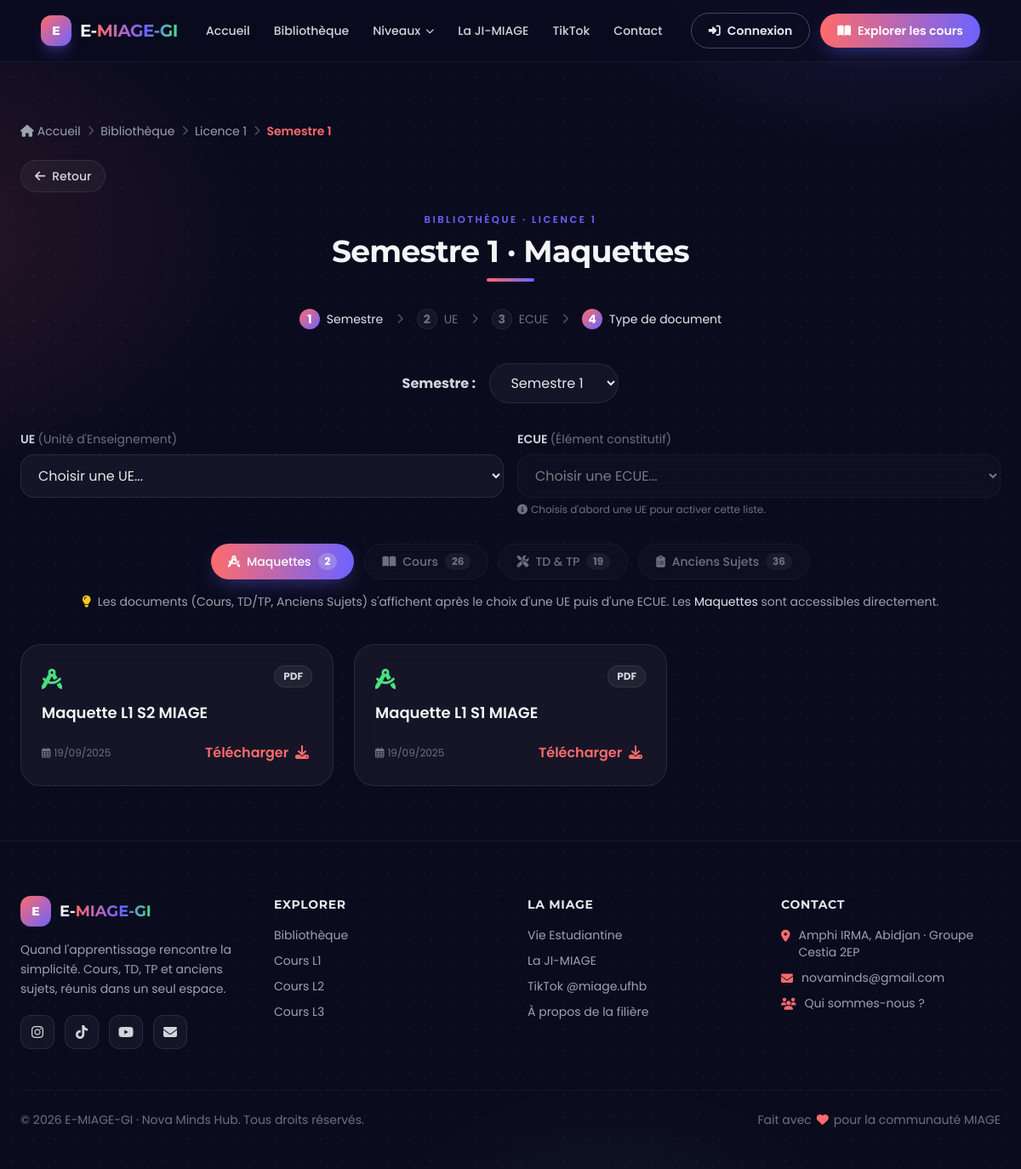
Page /bibliotheque/l1/?semestre=s1&category=maquettes on the earlier database version.
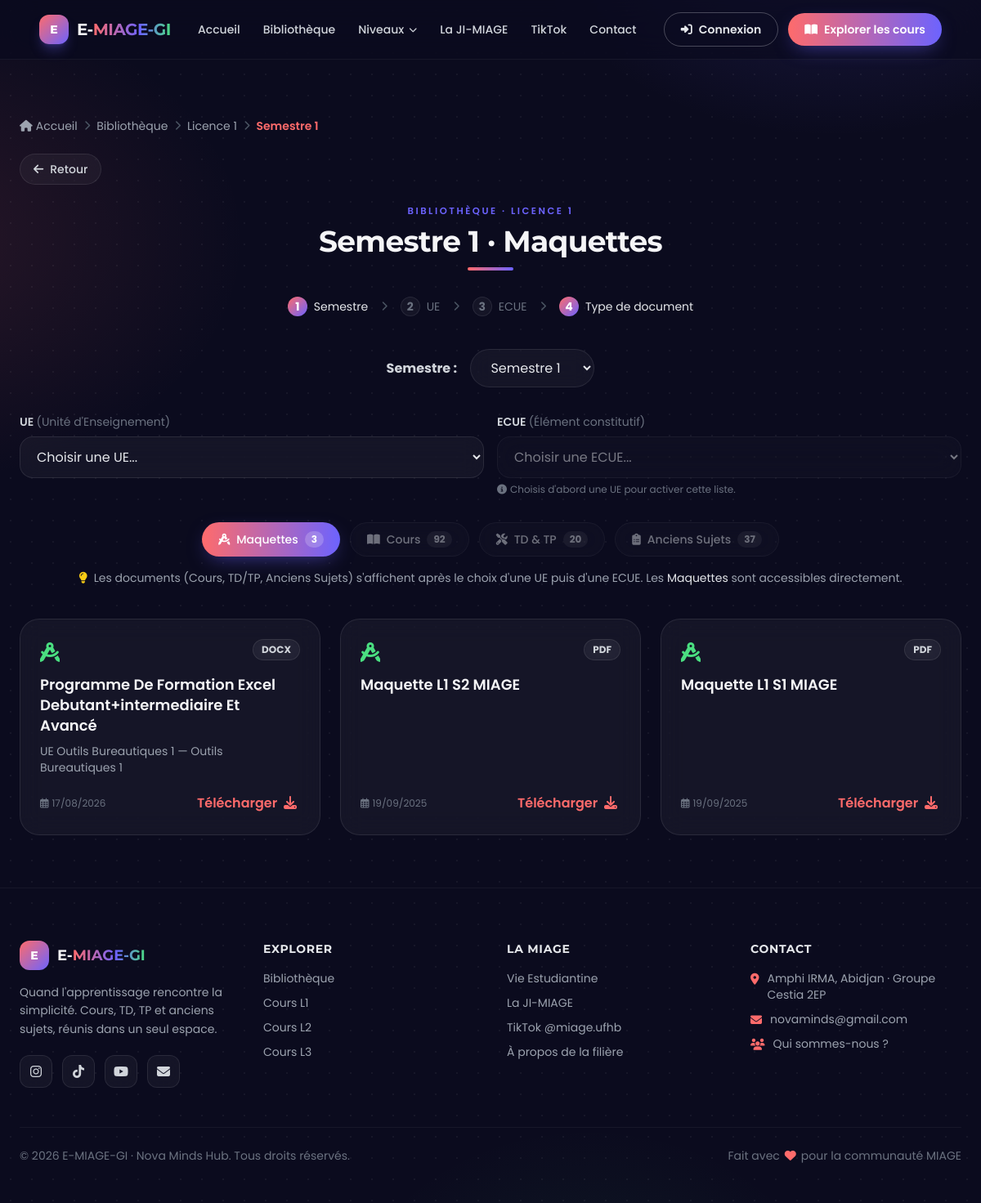
Same page on the later database version.
### core/models.py (models this page shows, shortened)
class Document(models.Model):
    CATEGORY_CHOICES = [
        ('COURS', 'Cours'),
        ('TD_TP', 'TD/TP'),
        ('EXAMS', 'Anciens Sujets'),
        ('MAQUETTES', 'Maquettes'),
    ]
    LEVEL_CHOICES = [
        ('L1', 'Licence 1'),
        ('L2', 'Licence 2'),
        ('L3', 'Licence 3'),
        ('M1', 'Master 1'),
        ('M2', 'Master 2'),
    ]
    SEMESTER_CHOICES = [
        ('S1', 'Semestre 1'),
        ('S2', 'Semestre 2'),
        ('S3', 'Semestre 3'),
        ('S4', 'Semestre 4'),
        ('S5', 'Semestre 5'),
        ('S6', 'Semestre 6'),
        ('S7', 'Semestre 7'),
        ('S8', 'Semestre 8'),
        ('S9', 'Semestre 9'),
        ('S10', 'Semestre 10'),
    ]
    title = models.CharField(max_length=200, verbose_name='Titre')
    description = models.TextField(blank=True, verbose_name='Description')
    category = models.CharField(max_length=20, choices=CATEGORY_CHOICES, verbose_name='Catégorie')
    level = models.CharField(max_length=2, choices=LEVEL_CHOICES, verbose_name='Niveau')
    semester = models.CharField(max_length=3, choices=SEMESTER_CHOICES, verbose_name='Semestre')
    ecue = models.ForeignKey('ECUE', null=True, blank=True, on_delete=models.SET_NULL, related_name='documents', verbose_name='ECUE')
    file = models.FileField(upload_to='documents/', max_length=255, verbose_name='Fichier')
    upload_date = models.DateTimeField(auto_now_add=True, verbose_name='Date d\'ajout')
    last_modified = models.DateTimeField(auto_now=True, verbose_name='Dernière modification')
    class Meta:
        ordering = ['-upload_date']
        verbose_name = 'Document'
        verbose_name_plural = 'Documents'
    @property
    def extension(self):
        name = self.file.name or ''
        return name.rsplit('.', 1)[-1].upper() if '.' in name else ''

class ECUE(models.Model):
    code = models.CharField(max_length=50, verbose_name='Code ECUE', blank=True)
    name = models.CharField(max_length=200, verbose_name='Nom ECUE')
    slug = models.SlugField(max_length=220, unique=True, verbose_name='Slug ECUE')
    ue = models.ForeignKey(UE, related_name='ecues', on_delete=models.CASCADE, verbose_name='UE')
    class Meta:
        unique_together = ('ue', 'code', 'name')
        ordering = ['ue__code', 'name']
        verbose_name = 'ECUE'
        verbose_name_plural = 'ECUEs'

class UE(models.Model):
    code = models.CharField(max_length=200, verbose_name='Code UE')
    name = models.CharField(max_length=200, verbose_name='Nom UE')
    slug = models.SlugField(max_length=220, unique=True, verbose_name='Slug UE')
    level = models.CharField(max_length=2, choices=Document.LEVEL_CHOICES, verbose_name='Niveau')
    semester = models.CharField(max_length=3, choices=Document.SEMESTER_CHOICES, verbose_name='Semestre')
    class Meta:
        unique_together = ('level', 'semester', 'code')
        ordering = ['level', 'semester', 'code']
        verbose_name = 'UE'
        verbose_name_plural = 'UEs'

### core/views.py (the view, shortened to what this page needs)
# urls.py: path('bibliotheque/l1/', views.niveau_l1, name='niveau_l1'),
def niveau_l1(request):
    semestre = request.GET.get('semestre', 's1')
    category = request.GET.get('category')
    query = request.GET.get('q')
    ue_slug = request.GET.get('ue')
    ecue_slug = request.GET.get('ecue')
    context = {
        'semestre': semestre,
        'category': category
    }
    real_semestre = get_semester_mapping('L1', semestre)
    documents = Document.objects.filter(level='L1', semester=real_semestre)
    ues = UE.objects.filter(level='L1', semester=real_semestre).order_by('code', 'name')
    context['ues'] = ues
    selected_ue = None
    selected_ecue = None
    ecues = None
    context.update(_niveau_extra_context('Licence 1', 'L1', documents))
    if category == 'maquettes':
        documents = Document.objects.filter(level='L1', category='MAQUETTES')
        context['documents'] = documents
    return render(request, 'core/niveau/l1.html', context)

### core/views.py (called while the page is built)
def _niveau_extra_context(niveau_label, level, documents):
    counts = Counter(documents.values_list('category', flat=True))
    counts['MAQUETTES'] = Document.objects.filter(level=level, category='MAQUETTES').count()
    return {
        'niveau_label': niveau_label,
        'niveau_url': reverse(f'core:niveau_{level.lower()}'),
        'category_counts': {c.lower(): n for c, n in counts.items()},
        'selection_count': documents.count(),
    }

def get_semester_mapping(niveau, affiche_semestre):
    mapping = {
        'L1': {'s1': 'S1', 's2': 'S2'},
        'L2': {'s1': 'S3', 's2': 'S4'},
        'L3': {'s1': 'S5', 's2': 'S6'},
        'M1': {'s1': 'S7', 's2': 'S8'},
        'M2': {'s1': 'S9', 's2': 'S10'},
    }
    return mapping[niveau][affiche_semestre]

### core/templates/core/niveau/l1.html (shortened to what this page needs)
{% extends 'core/base.html' %}
{% load static %}
{% block content %}
{% include 'core/includes/niveau_content.html' with niveau_label='Licence 1' %}
{% endblock %}

### core/templates/core/includes/niveau_content.html (shortened to what the changed rows need)
{% load static %}
<section class="pt-28 md:pt-36 pb-16 px-4 md:px-6">
    <div class="max-w-6xl mx-auto">
        <div class="text-center mb-8">
            <h2 class="section-title text-3xl md:text-4xl mt-2">
                {% if semestre == 's1' %}Semestre 1
                {% elif semestre == 's2' %}Semestre 2
                {% else %}Sélectionne un semestre
                {% endif %}
                {% if category %} · {{ category|title }}{% endif %}
            </h2>
        </div>
        <div class="mb-4 flex flex-wrap justify-center gap-3">
            <a href="?semestre={{ semestre }}{% if selected_ue %}&ue={{ selected_ue.slug }}{% endif %}{% if selected_ecue %}&ecue={{ selected_ecue.slug }}{% endif %}&category=maquettes"
               class="w-full sm:w-auto justify-center px-5 py-2.5 rounded-full flex items-center gap-2 text-sm font-medium {% if category == 'maquettes' %}btn-primary{% else %}glass-card text-gray-300{% endif %} transition"
               title="Voir toutes les maquettes du niveau">
                <i class="fas fa-drafting-compass"></i> Maquettes
                <span class="text-xs font-bold px-2 py-0.5 rounded-full {% if category == 'maquettes' %}bg-white/20{% else %}bg-white/10{% endif %}">{{ category_counts.maquettes|default:0 }}</span>
            </a>
            <a href="?semestre={{ semestre }}{% if selected_ue %}&ue={{ selected_ue.slug }}{% endif %}{% if selected_ecue %}&ecue={{ selected_ecue.slug }}{% endif %}&category=cours"
               class="w-full sm:w-auto justify-center px-5 py-2.5 rounded-full flex items-center gap-2 text-sm font-medium {% if not selected_ecue %}opacity-50 pointer-events-none{% endif %} {% if category == 'cours' %}btn-primary{% else %}glass-card text-gray-300{% endif %} transition"
               {% if not selected_ecue %}aria-disabled="true" title="Sélectionnez d'abord une UE puis une ECUE"{% else %}title="Voir les cours de cette ECUE"{% endif %}>
                <i class="fas fa-book-open"></i> Cours
                <span class="text-xs font-bold px-2 py-0.5 rounded-full {% if category == 'cours' %}bg-white/20{% else %}bg-white/10{% endif %}">{{ category_counts.cours|default:0 }}</span>
            </a>
            <a href="?semestre={{ semestre }}{% if selected_ue %}&ue={{ selected_ue.slug }}{% endif %}{% if selected_ecue %}&ecue={{ selected_ecue.slug }}{% endif %}&category=td_tp"
               class="w-full sm:w-auto justify-center px-5 py-2.5 rounded-full flex items-center gap-2 text-sm font-medium {% if not selected_ecue %}opacity-50 pointer-events-none{% endif %} {% if category == 'td_tp' %}btn-primary{% else %}glass-card text-gray-300{% endif %} transition"
               {% if not selected_ecue %}aria-disabled="true" title="Sélectionnez d'abord une UE puis une ECUE"{% else %}title="Voir les TD/TP de cette ECUE"{% endif %}>
                <i class="fas fa-tools"></i> TD & TP
                <span class="text-xs font-bold px-2 py-0.5 rounded-full {% if category == 'td_tp' %}bg-white/20{% else %}bg-white/10{% endif %}">{{ category_counts.td_tp|default:0 }}</span>
            </a>
            <a href="?semestre={{ semestre }}{% if selected_ue %}&ue={{ selected_ue.slug }}{% endif %}{% if selected_ecue %}&ecue={{ selected_ecue.slug }}{% endif %}&category=exams"
               class="w-full sm:w-auto justify-center px-5 py-2.5 rounded-full flex items-center gap-2 text-sm font-medium {% if not selected_ecue %}opacity-50 pointer-events-none{% endif %} {% if category == 'exams' %}btn-primary{% else %}glass-card text-gray-300{% endif %} transition"
               {% if not selected_ecue %}aria-disabled="true" title="Sélectionnez d'abord une UE puis une ECUE"{% else %}title="Voir les anciens sujets de cette ECUE"{% endif %}>
                <i class="fas fa-clipboard-list"></i> Anciens Sujets
                <span class="text-xs font-bold px-2 py-0.5 rounded-full {% if category == 'exams' %}bg-white/20{% else %}bg-white/10{% endif %}">{{ category_counts.exams|default:0 }}</span>
            </a>
        </div>
        <div class="grid grid-cols-1 md:grid-cols-2 lg:grid-cols-3 gap-5 md:gap-6">
            {% if documents %}
                {% for doc in documents %}
                    <div class="glass-card p-6 rounded-3xl flex flex-col">
                        <div class="flex items-start justify-between gap-3 mb-3">
                            <div class="flex-shrink-0">
                                {% if doc.category == 'COURS' %}
                                    <i class="fas fa-book-open text-2xl text-primary"></i>
                                {% elif doc.category == 'TD_TP' %}
                                    <i class="fas fa-tools text-2xl text-secondary"></i>
                                {% elif doc.category == 'MAQUETTES' %}
                                    <i class="fas fa-drafting-compass text-2xl text-accent"></i>
                                {% elif doc.category == 'EXAMS' %}
                                    <i class="fas fa-clipboard-list text-2xl text-yellow-400"></i>
                                {% else %}
                                    <i class="fas fa-file-alt text-2xl text-gray-400"></i>
                                {% endif %}
                            </div>
                            {% if doc.extension %}
                                <span class="text-xs font-bold px-2.5 py-1 rounded-full glass-card text-gray-300 uppercase">{{ doc.extension }}</span>
                            {% endif %}
                        </div>
                        <h3 class="text-lg font-semibold mb-2 leading-snug">{{ doc.title }}</h3>
                        {% if doc.ecue %}
                            <p class="text-sm text-gray-400 mb-2">{{ doc.ecue.ue.name }} — {{ doc.ecue.name }}</p>
                        {% endif %}
                        <div class="mt-auto pt-3 flex items-center justify-between">
                            <span class="text-xs text-gray-500"><i class="far fa-calendar-alt mr-1"></i>{{ doc.upload_date|date:"d/m/Y" }}</span>
                            <a href="{{ doc.file.url }}" class="text-primary hover:text-secondary transition font-semibold px-2 py-1.5 -m-1" target="_blank" rel="noopener">
                                Télécharger <i class="fas fa-download ml-1"></i>
                            </a>
                        </div>
                    </div>
                {% endfor %}
            {% elif category %}
                <div class="col-span-full text-center text-gray-400 py-12">
                    <i class="fas fa-folder-open text-4xl mb-4 opacity-60"></i>
                    <p>Aucun document dans « {{ category|title }} » pour le moment.</p>
                    <p class="text-sm text-gray-500 mt-2">Revenez plus tard, ou essayez une autre catégorie.</p>
                </div>
            {% else %}
                <div class="col-span-full text-center text-gray-400 py-12">
                    <i class="fas fa-hand-point-up text-4xl mb-4 opacity-60"></i>
                    <p>Sélectionnez une catégorie ci-dessus pour afficher les documents.</p>
                </div>
            {% endif %}
        </div>
    </div>
</section>

Differences in the rows shown:
added Document: category "MAQUETTES" (drawn), extension "DOCX", title "Programme De Formation Excel Debutant+intermediaire Et Avancé", ecue.ue.name "UE Outils Bureautiques 1", ecue.name "Outils Bureautiques 1", upload_date "17/08/2026"
Other differences:
{{ category_counts.maquettes|default:0 }}: "2" → "3"
{{ category_counts.cours|default:0 }}: "26" → "92"
{{ category_counts.td_tp|default:0 }}: "19" → "20"
{{ category_counts.exams|default:0 }}: "36" → "37"
